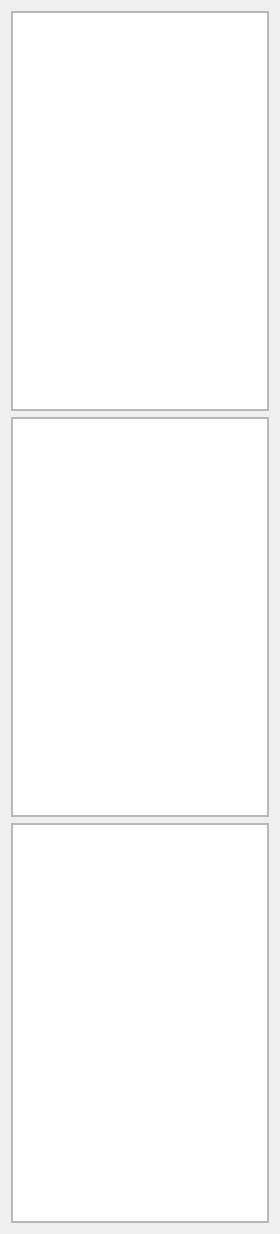
                    <widget class="QWidget" name="sensorAnalyticsPage">
                     <layout class="QVBoxLayout" name="verticalLayout_32">
                      <item>
                       <widget class="QFrame" name="temperatureSensorAnalytics">
                        <property name="minimumSize">
                         <size>
                          <width>0</width>
                          <height>400</height>
                         </size>
                        </property>
                        <property name="frameShape">
                         <enum>QFrame::StyledPanel</enum>
                        </property>
                        <property name="frameShadow">
                         <enum>QFrame::Raised</enum>
                        </property>
                        <layout class="QVBoxLayout" name="verticalLayout_35">
                         <property name="leftMargin">
                          <number>0</number>
                         </property>
                         <property name="topMargin">
                          <number>0</number>
                         </property>
                         <property name="rightMargin">
                          <number>0</number>
                         </property>
                         <property name="bottomMargin">
                          <number>0</number>
                         </property>
                         <item>
                          <widget class="QChartView" name="temperatureSensorChartView"/>
                         </item>
                        </layout>
                       </widget>
                      </item>
                      <item>
                       <widget class="QFrame" name="brightnessSensorAnalytics">
                        <property name="minimumSize">
                         <size>
                          <width>0</width>
                          <height>400</height>
                         </size>
                        </property>
                        <property name="frameShape">
                         <enum>QFrame::StyledPanel</enum>
                        </property>
                        <property name="frameShadow">
                         <enum>QFrame::Raised</enum>
                        </property>
                        <layout class="QVBoxLayout" name="verticalLayout_33">
                         <property name="leftMargin">
                          <number>0</number>
                         </property>
                         <property name="topMargin">
                          <number>0</number>
                         </property>
                         <property name="rightMargin">
                          <number>0</number>
                         </property>
                         <property name="bottomMargin">
                          <number>0</number>
                         </property>
                         <item>
                          <widget class="QChartView" name="brightnessSensorChartView"/>
                         </item>
                        </layout>
                       </widget>
                      </item>
                      <item>
                       <widget class="QFrame" name="humiditySensorAnalytics">
                        <property name="minimumSize">
                         <size>
                          <width>0</width>
                          <height>400</height>
                         </size>
                        </property>
                        <property name="frameShape">
                         <enum>QFrame::StyledPanel</enum>
                        </property>
                        <property name="frameShadow">
                         <enum>QFrame::Raised</enum>
                        </property>
                        <layout class="QVBoxLayout" name="verticalLayout_34">
                         <property name="leftMargin">
                          <number>0</number>
                         </property>
                         <property name="topMargin">
                          <number>0</number>
                         </property>
                         <property name="rightMargin">
                          <number>0</number>
                         </property>
                         <property name="bottomMargin">
                          <number>0</number>
                         </property>
                         <item>
                          <widget class="QChartView" name="humiditySensorChartView"/>
                         </item>
                        </layout>
                       </widget>
                      </item>
                     </layout>
                    </widget>
